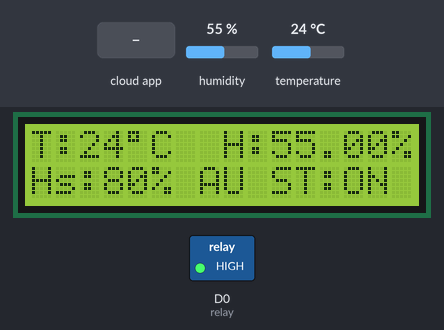
Bench run of a sketch on a simulated ESP8266 (NodeMCU). Shown: 16×2 character LCD, switched loads named in the sketch (green lamp = pin HIGH). The inputs (shaded band) are chosen by the test bench; at power-on: humidity 55 %, temperature 24 °C. WiFi joins after 1.5 s; servers stay silent unless stated; the Firebase database answers and starts empty.

Above: at 10.7 s.
10.8 s: humidity set to 78 %
At 11.8 s:
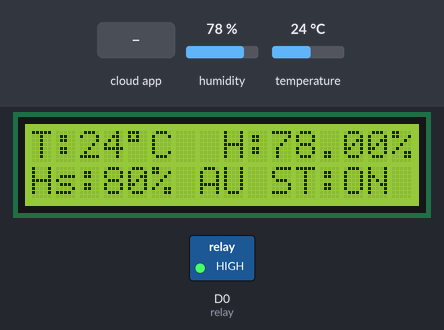
12.9 s: humidity set to 81 %
At 15.5 s:
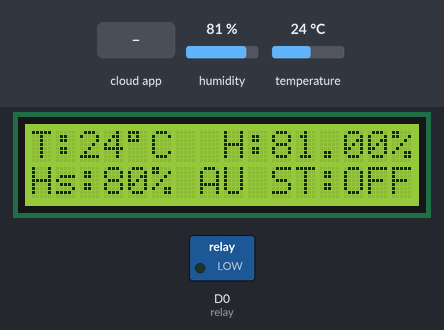
15.8 s: the phone or cloud app sets menu to 1
At 17.9 s:
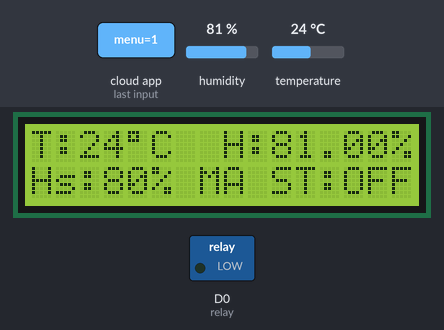
18.7 s: the phone or cloud app sets states to 1
At 21.2 s:
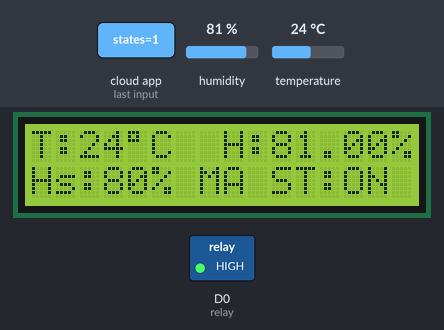
21.5 s: the phone or cloud app sets humset to 0
24.4 s: the phone or cloud app sets states to 0
At 25.7 s:
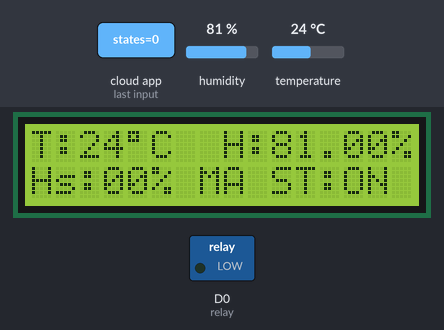
Timing chart, 0 to 27.4 s (numbered marks = the images above; inputs shaded):
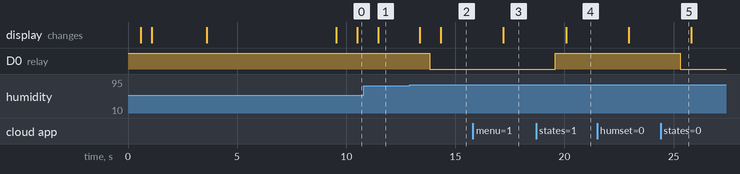

The sketch:

CodeTestLCDSHT.ino
```cpp
#include <ESP8266WiFi.h>
#include <FirebaseArduino.h>
#include <SHT1x.h>
#include <Wire.h>;
#include <LiquidCrystal_I2C.h>;
LiquidCrystal_I2C lcd(0x3F,16,2);
#define dataPin  D5 // Vàng
#define clockPin D6 // Xanh dương
SHT1x sht1x(dataPin, clockPin);
int temp,states;
float humidity;
int humset;
int menu = 0;
#define relay D0
#define firebaseURL "nhayen-17c7a.firebaseio.com"
#define authCode  "4LGQ9fmMhv1WGzj2wxSVEaz05rWth4BoH3Owp5i1"
#define Idwifi "P5 VIP"
#define passwifi "123466666a"

void setupFirebase()
{
  Firebase.begin(firebaseURL,authCode);
  Firebase.setFloat("Temp", 0);
  Firebase.setFloat("Humidity", 0);
  Firebase.set("relay", 0);
  Firebase.set("states", 0);
  Firebase.set("humset", "80");
  Firebase.set("menu",0);
}


void setupWifi()
{
  WiFi.begin(Idwifi,passwifi);
  lcd.print("Wait connect");
  while(WiFi.status() != WL_CONNECTED)
    {
    lcd.print(".");
    delay(500);
    }
  delay(2000);
  lcd.clear();
  lcd.setCursor(4,0);
  lcd.print("Connected");
  lcd.setCursor(2,1);
  lcd.print("IoT-Temp-Humi");
  delay(5000);
}


void lcdbegin()
{ lcd.clear();
  lcd.setCursor(0,0);
  lcd.print("T:");
  lcd.setCursor(4,0);
  lcd.print(char(223));
  lcd.print("C");
  lcd.setCursor(8,0);
  lcd.print("H:");
  lcd.print(1,0);
  lcd.setCursor(15,0);
  lcd.print("%");
  lcd.setCursor(0,1);
  lcd.print("Hs:");
  lcd.setCursor(5,1);
  lcd.print("%");
  lcd.setCursor(10,1);
  lcd.print("ST:");
}

void setup()
{  pinMode(D0,OUTPUT);
   digitalWrite(D0,HIGH);
   Serial.begin(115200);
   lcd.init();
   lcd.backlight();
   setupWifi();
   setupFirebase();
   lcdbegin();
}

void getSHT()
{
  temp = sht1x.readTemperatureC();
  humidity = sht1x.readHumidity();
}
void sendSHT()
{
  Firebase.setFloat("Temp",temp);
  Firebase.setFloat("Humidity",humidity);
}

void getLCD()
{
  lcd.setCursor(2,0);
  if(temp > 100 or temp < 0)
  {lcd.print("--");}
  else{lcd.print(temp);}
  lcd.setCursor(10,0);
  if(humidity > 100 or humidity < 0)
  {lcd.print("--.--");}
  else
  {lcd.print(humidity);}
  lcd.setCursor(3,1);
  lcd.print(humset);
  lcd.setCursor(13,1);
  int statusrl = digitalRead(relay);
  if(statusrl==1)
  {
    lcd.print("ON ");
  }
  if(statusrl==0)
  {
    lcd.print("OFF");
  }
}

void getData()
{
  String valhum = Firebase.getString("humset");
  String valsta = Firebase.getString("states");
  String valmenu = Firebase.getString("menu");

  humset = valhum.toInt();
  states = valsta.toInt();
  menu = valmenu.toInt();

}

void Manu()
{
  if(states == 0)
  {
    digitalWrite(relay, 0);
    Firebase.setInt("relay", 0);
  }else if(states ==1)
  {
    digitalWrite(relay, 1);
    Firebase.setInt("relay",1);
  }
}

void Auto()
{
  if(humset > humidity)
  {
    digitalWrite(relay,1);
    Firebase.setInt("relay",1);
  }else{
    digitalWrite(relay,0);
    Firebase.setInt("relay",0);
  }
}

void loop()
{
  while(true)
  {
    while(menu==0)
    {   lcd.setCursor(7,1);
        lcd.print("AU");

          getLCD();
          getData();
          Auto();
          getSHT();

      sendSHT();
    }
   while(menu==1)
   {    lcd.setCursor(7,1);
        lcd.print("MA");

          getLCD();
          getData();
          Manu();
          getSHT();

      sendSHT();
   }
  }
}
```

Measured:
- the behaviour switches between 79 and 80 % on humidity (found by bisection; images 1 and 2)
- after the input at 10.8 s, the display: changes after 0.66 s (image 1)
- after the input at 12.9 s, D0 (relay): HIGH → LOW after 0.92 s; the display: first changes after 0.47 s (image 2 shows a later state)
- after the input at 15.8 s, the display: changes after 1.4 s (image 3)
- after the input at 18.7 s, D0 (relay): LOW → HIGH after 0.87 s; the display: changes after 1.4 s (image 4)
- after the input at 24.4 s, D0 (relay): HIGH → LOW after 0.91 s
